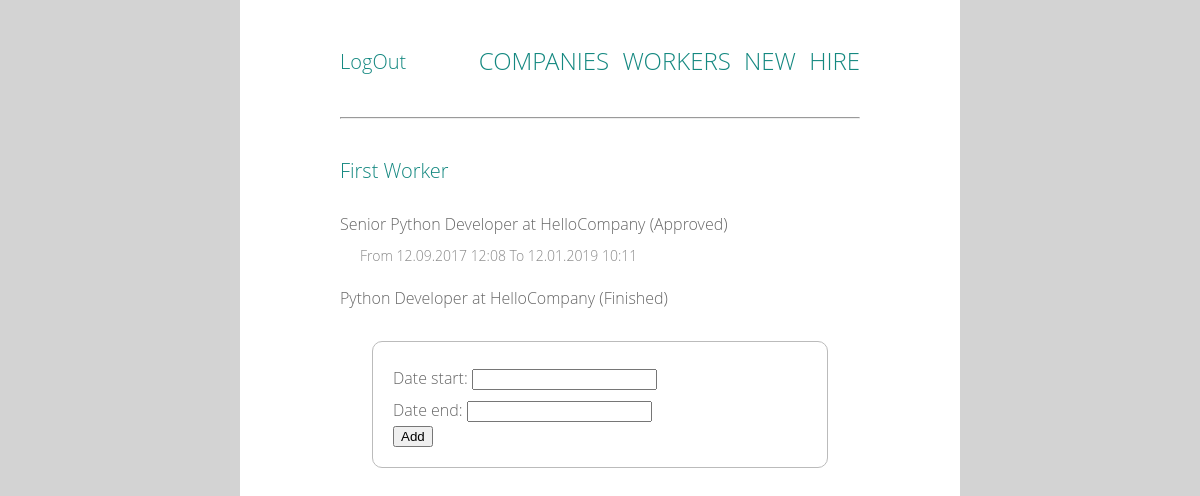
The app's page /workers/1/ (signed in), older data.
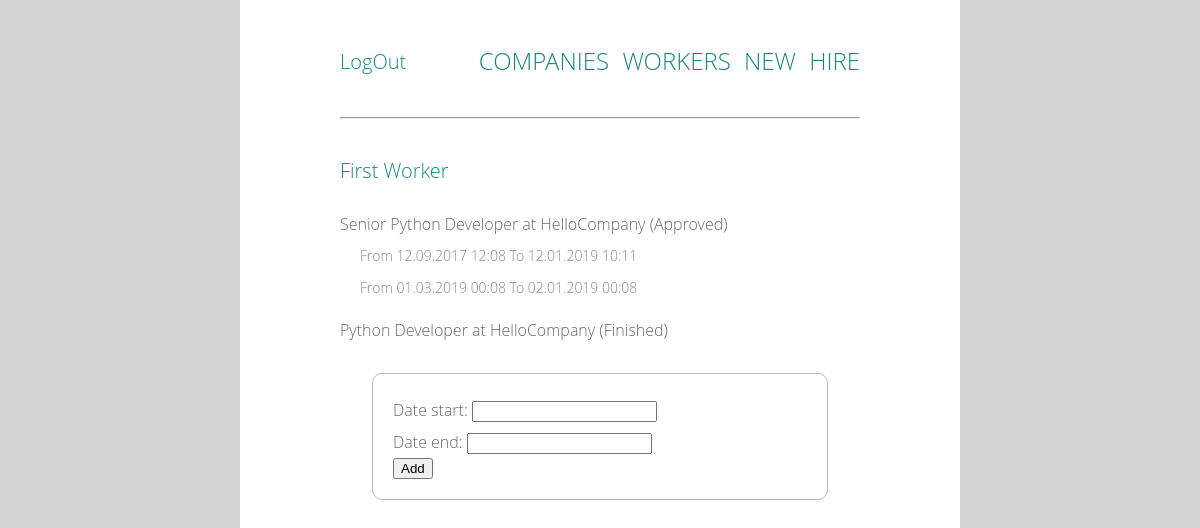
The same page, newer data.
### work/models.py (models this page shows, shortened)
class WorkPlace(models.Model):
    NEW = 0
    APPROVED = 1
    CANCELLED = 2
    FINISHED = 3
    STATUS_CHOICES = (
        (NEW, 'New'),
        (APPROVED, 'Approved'),
        (CANCELLED, 'Cancelled'),
        (FINISHED, 'Finished'),
    )
    status = models.IntegerField(choices=STATUS_CHOICES, default=NEW)
    work = models.ForeignKey(
        Work, related_name='workplaces', on_delete=models.CASCADE)
    worker = models.ForeignKey(
        Worker, related_name='workplaces', on_delete=models.CASCADE)
    class Meta:
        unique_together = ['work', 'worker']
        ordering = ['status']
        permissions = (
            ('can_hire', 'Can hire workers'),
        )

class Work(models.Model):
    company = models.ForeignKey(
        Company, related_name='works', on_delete=models.CASCADE)
    name = models.CharField(max_length=50)
    created_date = models.DateTimeField(default=timezone.now)
    class Meta:
        unique_together = ['company', 'name']
        permissions = (
            ('can_create_work', 'Can create new work'),
        )

class Company(models.Model):
    name = models.CharField(max_length=50)

class WorkTime(models.Model):
    NEW = 0
    APPROVED = 1
    CANCELLED = 2
    date_start = models.DateTimeField()
    date_end = models.DateTimeField()
    worker = models.ForeignKey(
        Worker, on_delete=models.CASCADE)
    workplace = models.ForeignKey(
        WorkPlace, related_name='worktimes', on_delete=models.CASCADE)
    STATUS_CHOICES = (
        (NEW, 'New'),
        (APPROVED, 'Approved'),
        (CANCELLED, 'Cancelled'),
    )
    status = models.IntegerField(choices=STATUS_CHOICES, default=NEW)

### work/views.py (the view, shortened to what this page needs)
class WorkerDetail(LoginRequiredMixin, View):
    def get(self, request, *args, **kwargs):
        view = WorkerDisplay.as_view()
        return view(request, *args, **kwargs)

### work/forms.py
class CreateWorkTime(forms.ModelForm):
    class Meta:
        model = WorkTime
        fields = ('date_start', 'date_end')

### work/views.py (called while the page is built)
    def get_context_data(self, **kwargs):
        context = super().get_context_data(**kwargs)
        context['workplaces'] = self.get_object().workplaces.all()
        context['form'] = CreateWorkTime()
        if 1 in self.get_object().workplaces.values_list('status', flat=True):
            context['working_now'] = True
        return context

### work/templates/work/worker_detail.html (shortened to what this page needs)
{% extends 'work/base.html' %}
{% block content %}
    <h1 class='company'>{{ worker.first_name }} {{ worker.last_name }}</h1>
    {% if workplaces %}
        <ul>
        {% for wp in workplaces %}
            <div class='work'>
            {% if wp.status != 2 %}
                <li>{{ wp.work.name }} at {{ wp.work.company.name }} ({{ wp.get_status_display }})
                    <ul>
                    {% for wt in wp.worktimes.all %}
                        <li class='position'>From {{ wt.date_start|date:"d.m.Y H:i" }} To {{ wt.date_end|date:"d.m.Y H:i" }}</li>
                    {% endfor %}
                    </ul>
                </li>
            {% endif %}
            </div>
        {% endfor %}
        </ul>
    {% endif %}
    {% if working_now %}
        <form method="post" class='adding_form'>
            {{ form.as_p }}
            <input type="submit" value="Add" />
        </form>
    {% else %}
        <p class='work'>Not working now.</p>
    {% endif %}
{% endblock %}

Row changes from the older to the newer data that the page shows:
added WorkTime: date_start "01.03.2019 00:08", date_end "02.01.2019 00:08", shown under WorkPlace "Approved"
